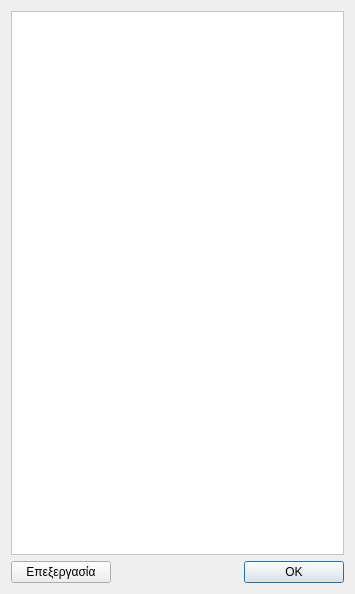
<?xml version="1.0" encoding="UTF-8"?>
<ui version="4.0">
 <class>Dialog</class>
 <widget class="QDialog" name="Dialog">
  <property name="geometry">
   <rect>
    <x>0</x>
    <y>0</y>
    <width>355</width>
    <height>594</height>
   </rect>
  </property>
  <property name="sizePolicy">
   <sizepolicy hsizetype="MinimumExpanding" vsizetype="MinimumExpanding">
    <horstretch>0</horstretch>
    <verstretch>0</verstretch>
   </sizepolicy>
  </property>
  <property name="focusPolicy">
   <enum>Qt::StrongFocus</enum>
  </property>
  <property name="contextMenuPolicy">
   <enum>Qt::DefaultContextMenu</enum>
  </property>
  <property name="windowTitle">
   <string>Πληροφορίες πελάτη</string>
  </property>
  <layout class="QGridLayout" name="gridLayout">
   <item row="2" column="1" alignment="Qt::AlignRight">
    <widget class="QPushButton" name="OKButton">
     <property name="sizePolicy">
      <sizepolicy hsizetype="Fixed" vsizetype="Fixed">
       <horstretch>0</horstretch>
       <verstretch>0</verstretch>
      </sizepolicy>
     </property>
     <property name="minimumSize">
      <size>
       <width>100</width>
       <height>0</height>
      </size>
     </property>
     <property name="text">
      <string>OK</string>
     </property>
    </widget>
   </item>
   <item row="2" column="0" alignment="Qt::AlignLeft">
    <widget class="QPushButton" name="editButton">
     <property name="sizePolicy">
      <sizepolicy hsizetype="Fixed" vsizetype="Fixed">
       <horstretch>20</horstretch>
       <verstretch>0</verstretch>
      </sizepolicy>
     </property>
     <property name="minimumSize">
      <size>
       <width>100</width>
       <height>0</height>
      </size>
     </property>
     <property name="baseSize">
      <size>
       <width>0</width>
       <height>0</height>
      </size>
     </property>
     <property name="text">
      <string>Επεξεργασία</string>
     </property>
    </widget>
   </item>
   <item row="0" column="0" colspan="2">
    <widget class="QLabel" name="textLabel">
     <property name="font">
      <font>
       <pointsize>12</pointsize>
      </font>
     </property>
     <property name="autoFillBackground">
      <bool>false</bool>
     </property>
     <property name="styleSheet">
      <string notr="true">QLabel { background-color : white; }</string>
     </property>
     <property name="frameShape">
      <enum>QFrame::StyledPanel</enum>
     </property>
     <property name="frameShadow">
      <enum>QFrame::Plain</enum>
     </property>
     <property name="text">
      <string/>
     </property>
     <property name="textFormat">
      <enum>Qt::RichText</enum>
     </property>
     <property name="alignment">
      <set>Qt::AlignLeading|Qt::AlignLeft|Qt::AlignTop</set>
     </property>
     <property name="wordWrap">
      <bool>true</bool>
     </property>
     <property name="textInteractionFlags">
      <set>Qt::LinksAccessibleByMouse|Qt::TextSelectableByMouse</set>
     </property>
    </widget>
   </item>
  </layout>
 </widget>
 <resources/>
 <connections/>
</ui>
